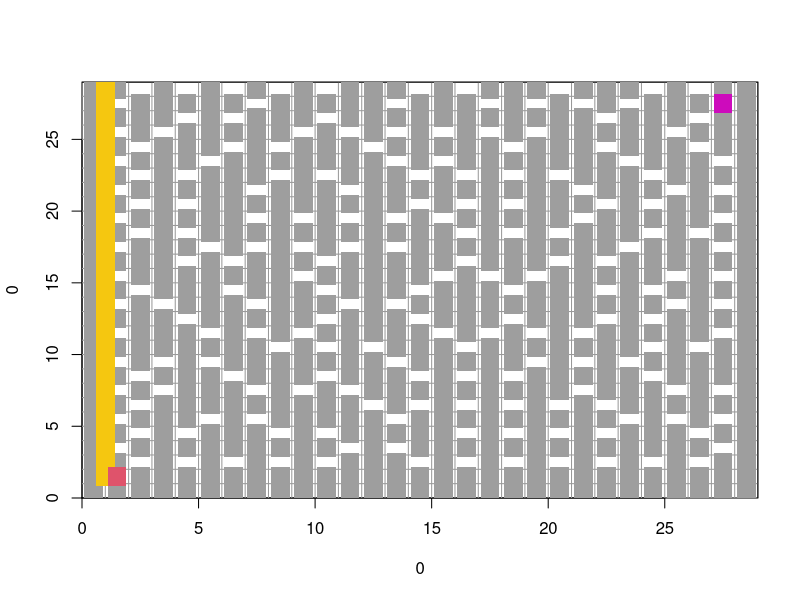

R code for this plot:
#install.packages("installr")
#library(installr)
#create_windows_desktop_shortcut(run_as_admin=TRUE)

#tcltk
#gWidgets

# 引入Shiny包
#install.packages("shiny")
#library(shiny)

# 定義UI函數
#ui <- fluidPage(
# 定義輸入和輸出元素
# actionButton("move_up", "向上移動"),
#actionButton("move_left", "向左移動"),
#actionButton("move_down", "向下移動"),
#actionButton("move_right", "向右"),
#)

maze=function(size,cex_set=2.5){
  #initiate
  size2=2*size-3
  block_map=matrix(0,size,size)
  maze_map=matrix(1,size2,size2)
  for(i in 1:(size-2)){
    for(j in 1:(size-2)){
      maze_map[2*1,2*j]=0
    }
  }
  #四面的圍牆
  block_map[1,]=1
  block_map[size,]=1
  block_map[,1]=1
  block_map[,size]=1
  
  #上下左右操作
  move=list(c(-1,0),c(1,0),c(0,-1),c(0,1))
  
  #用於判斷操作是否越界
  in_map=function(x,y){
    return((1<=x)&&(x<=size)&&(1<=y)&&(y<=size))
  }
  
  #connect用於拆牆
  connect=function(x,y,xx,yy){
    maze_map[(x+xx)-2,(y+yy)-1]<<- 0
  }
  
  #用於計算該節點周圍有幾面牆
  neighbor_count=function(x,y){
    temp=0
    for(i in 1:4){
      if(in_map(x+move[[i]][1],y+move[[i]][2])){
        if(block_map[x+move[[i]][1],y+move[[i]]][2]==1){
          temp=temp+1
        }
      }
    }
    return(temp)
  }
  
  
  #前準備(?)
  dfs=function(x,y){
    print(c(x,y,neighbor_count(x,y)))
    if(neighbor_count(x,y)==4){return}
    direction=c(FALSE,FALSE,FALSE,FALSE)
    while(neighbor_count(x,y)<4){
      temp=-1
      
      while(temp==-1 || direction[temp]==TRUE){
        temp=sample(1:4,1)
      }
      
      xx=x+move[[temp]][1]
      yy=y+move[[temp]][2]
      
      if(in_map(xx,yy)&&block_map[xx,yy]==0){
        block_map[xx,yy]<<-1
        connect(x,y,xx,yy)
        dfs(xx,yy)
        
        direction[temp]==TRUE
        if(neighbor_count(x,y)==4){
          return
        }
      }
    }
    return
  }
  
  #設起點，並開始生成地圖矩陣
  block_map[2,2]=1
  dfs(2,2)
  
  #生成地圖
  windows()
  plot(0,0,xlim=c(0,size2),ylim=c(0,size2),type="n",xaxs="i",yaxs="i")
  for(i in 1:(size2-1)){
    abline(h=i,col="gray60") #水平線
    abline(v=i,col="gray60")
  }
  abline(h=size2)
  abline(v=size2)
  for(i in 1:size2){
    for(j in 1:size2){
      if(maze_map[i,j]==1){
        points(i-0.5,j-0.5,col=8,pch=15,cex=cex_set)
      }else{
        points(i=0.5,j-0.5,col=7,pch=15,cex=cex_set)
      }
    }
  }
  
  #now紀錄當下位置
  now.x=2
  now.y=2
  
  #dest 紀錄終點位置
  dest.x=size2-1
  dest.y=size2-1
  points(now.x-0.5,now.y-0.5,col=2,pch=15,cex=cex_set)
  points(dest.x-0.5,dest.y-0.5,col=6,pch=15,cex=cex_set)
  
  keydown=function(K){
    K=tolower(K)
    point(K)
    
    #鍵盤事件
    if(K=="down"){
      if(now.y>2&&maze_map[now.x,now.y-1]==0){
        points(now.x-0.5,now.y-0.5,col=7,pch=15,cex=cex_set)
        now.y<<-now.y-1
        points(now.x-0.5,now.y-0.5,col=2,pch=15,cex=cex_set)
      }
    }
    
    if(K=="up"){
      if(now.y<size2-1 && maze_map[now.x,now.y+1]==0){
        points(now.x-0.5,now.y-0.5,col=7,pch=15,cex=cex_set)
        now.y<<-now.y+1
        points(now.x-0.5,now.y-0.5,col=2,pch=15,cex=cex_set)
      }
    }
    
    if(K=="left"){
      if(now.x>2&&maze_map[now.x-1,now.y]==0){
        points(now.x-0.5,now.y-0.5,col=7,pch=15,cex=cex_set)
        now.x<<-now.x-1
        points(now.x-0.5,now.y-0.5,col=2,pch=15,cex=cex_set)
      }
    }
    
    if(K=="right"){
      if(now.x<size2-1 && maze_map[now.x+1,now.y]==0){
        points(now.x-0.5,now.y-0.5,col=7,pch=15,cex=cex_set)
        now.x<<-now.x+1
        points(now.x-0.5,now.y-0.5,col=2,pch=15,cex=cex_set)
      }
    }
    
    if(now.x==dest.x && now.y==dest.y){
      text(2,3,label="You Win",cex=3)
      getGraphicsEvent(onKeybd =NULL)
    }
  }
  
  #綁定鍵盤事件
  getGraphicsEvent(onKeybd = keydown)
  
}
maze(16)


#installr::installr()  











